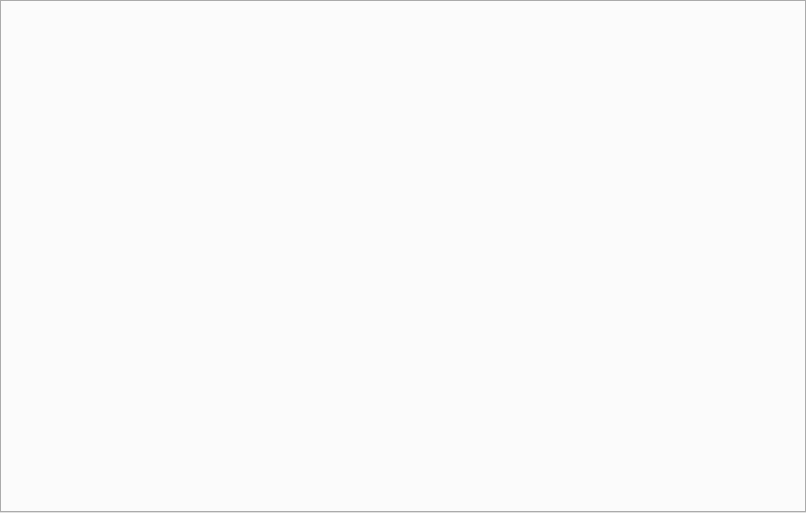
<?xml version="1.0" encoding="UTF-8"?>
<ui version="4.0">
 <class>SnapshotWindow</class>
 <widget class="QTabWidget" name="SnapshotWindow">
  <property name="geometry">
   <rect>
    <x>0</x>
    <y>0</y>
    <width>806</width>
    <height>513</height>
   </rect>
  </property>
  <property name="windowTitle">
   <string>Snaphots</string>
  </property>
  <property name="windowIcon">
   <iconset resource="../../resources.qrc">
    <normaloff>:/resources/noixle.png</normaloff>:/resources/noixle.png</iconset>
  </property>
  <property name="layoutDirection">
   <enum>Qt::LeftToRight</enum>
  </property>
 </widget>
 <resources>
  <include location="../../resources.qrc"/>
 </resources>
 <connections/>
</ui>
